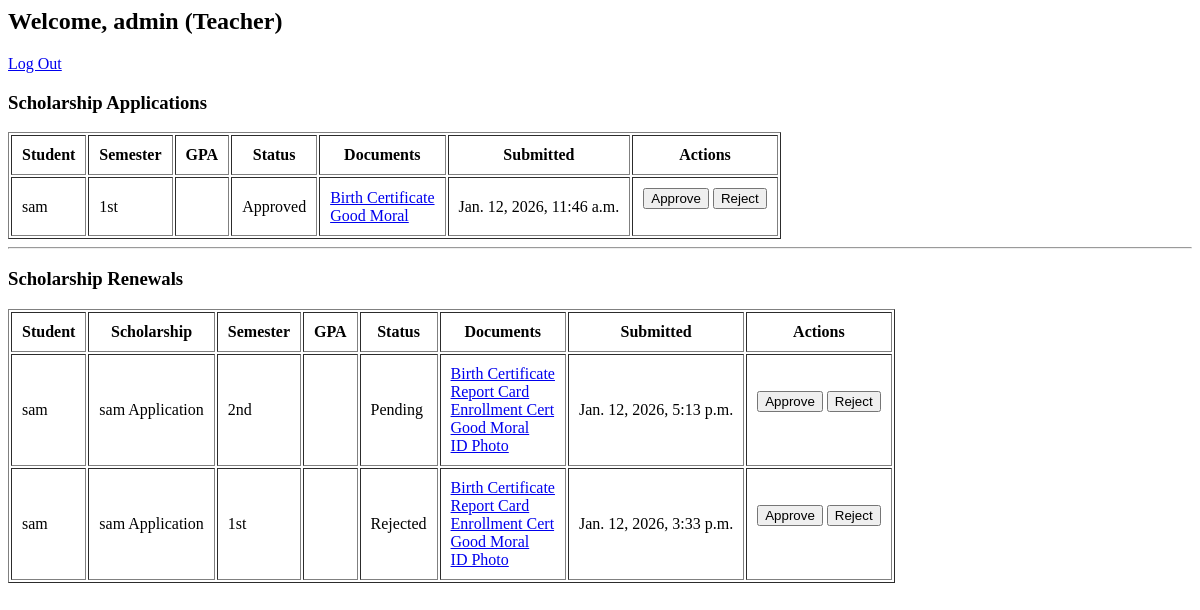
The page /teacher_dashboard/ (signed in) on the database as committed earlier.
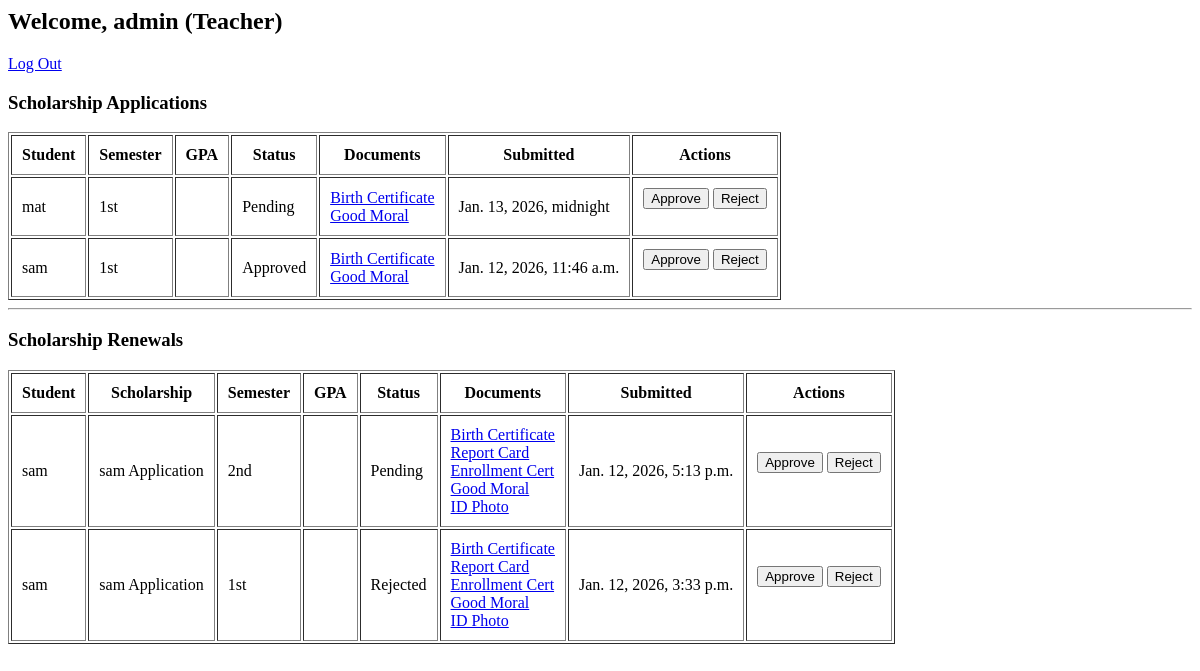
The same page on the database as committed later.
### accounts/models.py (models this page shows, shortened)
class ScholarshipApplication(models.Model):
    student = models.ForeignKey(User, on_delete=models.CASCADE)
    previous_school = models.CharField(max_length=100)
    school_year = models.CharField(max_length=20)
    surname = models.CharField(max_length=50)
    firstname = models.CharField(max_length=50)
    middlename = models.CharField(max_length=50, blank=True, null=True)
    sex = models.CharField(max_length=6, choices=SEX_CHOICES)
    age = models.PositiveIntegerField()
    street_no = models.CharField(max_length=100)
    city = models.CharField(max_length=50)
    province = models.CharField(max_length=50)
    cellphone = models.CharField(max_length=11)
    semester = models.CharField(max_length=5, choices=SEMESTER_CHOICES)
    strand_course = models.CharField(max_length=100)
    application_date = models.DateField()
    proof_identity = models.FileField(upload_to=proof_identity_upload, null=True, blank=True)
    birth_certificate = models.FileField(upload_to=birth_certificate_upload, null=True, blank=True)
    transcript_records = models.FileField(upload_to=transcript_records_upload, null=True, blank=True)
    enrollment_certificate = models.FileField(upload_to=enrollment_cert_upload, null=True, blank=True)
    good_moral = models.FileField(upload_to=good_moral_upload, null=True, blank=True)
    scholarship_essay = models.FileField(upload_to=scholarship_essay_upload, null=True, blank=True)
    status = models.CharField(max_length=20, choices=STATUS_CHOICES, default='Pending')
    submitted_at = models.DateTimeField(auto_now_add=True)

class Renewal(models.Model):
    student = models.ForeignKey(User, on_delete=models.CASCADE)
    scholarship = models.ForeignKey(
        'ScholarshipApplication',
        on_delete=models.CASCADE,
        related_name='renewals'
    )
    semester = models.CharField(max_length=20, choices=SEMESTER_CHOICES, default='1')
    birth_certificate = models.FileField(upload_to=renew_birth_certificate_upload, null=True, blank=True)
    report_card = models.FileField(upload_to=renew_report_card_upload, null=True, blank =True)
    enrollment_cert = models.FileField(upload_to=renew_enrollment_cert_upload, null=True, blank=True)
    good_moral = models.FileField(upload_to=renew_good_moral_upload, null=True, blank=True)
    id_photo = models.FileField(upload_to=renew_id_photo_upload, null=True, blank=True)
    status = models.CharField(
        max_length=20,
        choices=STATUS_CHOICES,
        default='Pending'
    )
    submitted_at = models.DateTimeField(auto_now_add=True)
    class Meta:
        unique_together = ('student', 'scholarship', 'semester')

### accounts/views.py (the view, shortened to what this page needs)
# urls.py: path('teacher_dashboard/', views.teacher_dashboard, name='teacher_dashboard'),
@user_passes_test(is_teacher)
def teacher_dashboard(request):
    applications = ScholarshipApplication.objects.all().order_by('-submitted_at')
    renewals = Renewal.objects.all().order_by('-submitted_at')
    return render(request, 'teacher/dashboard.html', {
        'applications': applications,
        'renewals': renewals
    })

### accounts/views.py (called while the page is built)
def is_teacher(user):
    return user.groups.filter(name='Teacher').exists()

### accounts/templates/teacher/dashboard.html (shortened to what this page needs)
<h2>Welcome, {{ request.user.username }} (Teacher)</h2>
<a href="{% url 'logout' %}">Log Out</a>
<h3>Scholarship Applications</h3>
<table border="1" cellpadding="10">
    <thead>
        <tr>
            <th>Student</th>
            <th>Semester</th>
            <th>GPA</th>
            <th>Status</th>
            <th>Documents</th>
            <th>Submitted</th>
            <th>Actions</th>
        </tr>
    </thead>
    <tbody>
        {% for app in applications %}
        <tr>
            <td>{{ app.student.username }}</td>
            <td>{{ app.semester }}</td>
            <td>{{ app.gpa }}</td>
            <td>{{ app.status }}</td>
            <td>
                {% if app.birth_certificate %}
                    <a href="{{ app.birth_certificate.url }}" target="_blank">Birth Certificate</a><br>
                {% endif %}
                {% if app.good_moral %}
                    <a href="{{ app.good_moral.url }}" target="_blank">Good Moral</a><br>
                {% endif %}
            </td>
            <td>{{ app.submitted_at }}</td>
            <td>
                <form method="POST">
                    <button name="action" value="Approved">Approve</button>
                    <button name="action" value="Rejected">Reject</button>
                </form>
            </td>
        </tr>
        {% empty %}
        <tr>
            <td colspan="6">No applications yet</td>
        </tr>
        {% endfor %}
    </tbody>
</table>
<hr>
<h3>Scholarship Renewals</h3>
<table border="1" cellpadding="10">
    <thead>
        <tr>
            <th>Student</th>
            <th>Scholarship</th>
            <th>Semester</th>
            <th>GPA</th>
            <th>Status</th>
            <th>Documents</th>
            <th>Submitted</th>
            <th>Actions</th>
        </tr>
    </thead>
    <tbody>
        {% for renewal in renewals %}
        <tr>
            <td>{{ renewal.student.username }}</td>
            <td>{{ renewal.scholarship.student.username }} Application</td>
            <td>{{ renewal.semester }}</td>
            <td>{{ renewal.gpa }}</td>
            <td>{{ renewal.status }}</td>
            <td>
                {% if renewal.birth_certificate %}
                    <a href="{{ renewal.birth_certificate.url }}" target="_blank">Birth Certificate</a><br>
                {% endif %}
                {% if renewal.report_card %}
                    <a href="{{ renewal.report_card.url }}" target="_blank">Report Card</a><br>
                {% endif %}
                {% if renewal.enrollment_cert %}
                    <a href="{{ renewal.enrollment_cert.url }}" target="_blank">Enrollment Cert</a><br>
                {% endif %}
                {% if renewal.good_moral %}
                    <a href="{{ renewal.good_moral.url }}" target="_blank">Good Moral</a><br>
                {% endif %}
                {% if renewal.id_photo %}
                    <a href="{{ renewal.id_photo.url }}" target="_blank">ID Photo</a><br>
                {% endif %}
            </td>
            <td>{{ renewal.submitted_at }}</td>
            <td>
                <form method="POST">
                    <button name="action" value="Approved">Approve</button>
                    <button name="action" value="Rejected">Reject</button>
                </form>
            </td>
        </tr>
        {% empty %}
        <tr>
            <td colspan="8">No renewals yet</td>
        </tr>
        {% endfor %}
    </tbody>
</table>

Rows that differ between the two databases and show on the page:
added ScholarshipApplication: student.username "mat", semester "1st", status "Pending", submitted_at "Jan. 13, 2026, midnight"
